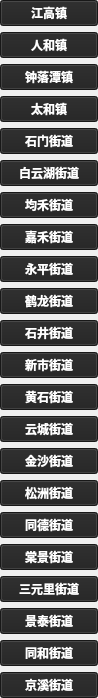
    <widget class="QWidget" name="street_BaiYun" native="true">
     <property name="geometry">
      <rect>
       <x>10</x>
       <y>89</y>
       <width>98</width>
       <height>541</height>
      </rect>
     </property>
     <layout class="QVBoxLayout" name="verticalLayout_9">
      <property name="leftMargin">
       <number>0</number>
      </property>
      <property name="topMargin">
       <number>0</number>
      </property>
      <property name="rightMargin">
       <number>0</number>
      </property>
      <property name="bottomMargin">
       <number>0</number>
      </property>
      <item>
       <widget class="QPushButton" name="by1">
        <property name="font">
         <font>
          <family>思源黑体 CN Bold</family>
          <weight>75</weight>
          <bold>true</bold>
         </font>
        </property>
        <property name="styleSheet">
         <string notr="true">background-color: rgb(33, 33, 33);
color: rgb(255, 255, 255);</string>
        </property>
        <property name="text">
         <string>江高镇</string>
        </property>
       </widget>
      </item>
      <item>
       <widget class="QPushButton" name="by2">
        <property name="font">
         <font>
          <family>思源黑体 CN Bold</family>
          <weight>75</weight>
          <bold>true</bold>
         </font>
        </property>
        <property name="styleSheet">
         <string notr="true">background-color: rgb(33, 33, 33);
color: rgb(255, 255, 255);</string>
        </property>
        <property name="text">
         <string>人和镇</string>
        </property>
       </widget>
      </item>
      <item>
       <widget class="QPushButton" name="by3">
        <property name="font">
         <font>
          <family>思源黑体 CN Bold</family>
          <weight>75</weight>
          <bold>true</bold>
         </font>
        </property>
        <property name="styleSheet">
         <string notr="true">background-color: rgb(33, 33, 33);
color: rgb(255, 255, 255);</string>
        </property>
        <property name="text">
         <string>钟落潭镇</string>
        </property>
       </widget>
      </item>
      <item>
       <widget class="QPushButton" name="by4">
        <property name="font">
         <font>
          <family>思源黑体 CN Bold</family>
          <weight>75</weight>
          <bold>true</bold>
         </font>
        </property>
        <property name="styleSheet">
         <string notr="true">background-color: rgb(33, 33, 33);
color: rgb(255, 255, 255);</string>
        </property>
        <property name="text">
         <string>太和镇</string>
        </property>
       </widget>
      </item>
      <item>
       <widget class="QPushButton" name="by5">
        <property name="font">
         <font>
          <family>思源黑体 CN Bold</family>
          <weight>75</weight>
          <bold>true</bold>
         </font>
        </property>
        <property name="styleSheet">
         <string notr="true">background-color: rgb(33, 33, 33);
color: rgb(255, 255, 255);</string>
        </property>
        <property name="text">
         <string>石门街道</string>
        </property>
       </widget>
      </item>
      <item>
       <widget class="QPushButton" name="by6">
        <property name="font">
         <font>
          <family>思源黑体 CN Bold</family>
          <weight>75</weight>
          <bold>true</bold>
         </font>
        </property>
        <property name="styleSheet">
         <string notr="true">background-color: rgb(33, 33, 33);
color: rgb(255, 255, 255);</string>
        </property>
        <property name="text">
         <string>白云湖街道</string>
        </property>
       </widget>
      </item>
      <item>
       <widget class="QPushButton" name="by7">
        <property name="font">
         <font>
          <family>思源黑体 CN Bold</family>
          <weight>75</weight>
          <bold>true</bold>
         </font>
        </property>
        <property name="styleSheet">
         <string notr="true">background-color: rgb(33, 33, 33);
color: rgb(255, 255, 255);</string>
        </property>
        <property name="text">
         <string>均禾街道</string>
        </property>
       </widget>
      </item>
      <item>
       <widget class="QPushButton" name="by8">
        <property name="font">
         <font>
          <family>思源黑体 CN Bold</family>
          <weight>75</weight>
          <bold>true</bold>
         </font>
        </property>
        <property name="styleSheet">
         <string notr="true">background-color: rgb(33, 33, 33);
color: rgb(255, 255, 255);</string>
        </property>
        <property name="text">
         <string>嘉禾街道</string>
        </property>
       </widget>
      </item>
      <item>
       <widget class="QPushButton" name="by9">
        <property name="font">
         <font>
          <family>思源黑体 CN Bold</family>
          <weight>75</weight>
          <bold>true</bold>
         </font>
        </property>
        <property name="styleSheet">
         <string notr="true">background-color: rgb(33, 33, 33);
color: rgb(255, 255, 255);</string>
        </property>
        <property name="text">
         <string>永平街道</string>
        </property>
       </widget>
      </item>
      <item>
       <widget class="QPushButton" name="by10">
        <property name="font">
         <font>
          <family>思源黑体 CN Bold</family>
          <weight>75</weight>
          <bold>true</bold>
         </font>
        </property>
        <property name="styleSheet">
         <string notr="true">background-color: rgb(33, 33, 33);
color: rgb(255, 255, 255);</string>
        </property>
        <property name="text">
         <string>鹤龙街道</string>
        </property>
       </widget>
      </item>
      <item>
       <widget class="QPushButton" name="by11">
        <property name="font">
         <font>
          <family>思源黑体 CN Bold</family>
          <weight>75</weight>
          <bold>true</bold>
         </font>
        </property>
        <property name="styleSheet">
         <string notr="true">background-color: rgb(33, 33, 33);
color: rgb(255, 255, 255);</string>
        </property>
        <property name="text">
         <string>石井街道</string>
        </property>
       </widget>
      </item>
      <item>
       <widget class="QPushButton" name="by12">
        <property name="font">
         <font>
          <family>思源黑体 CN Bold</family>
          <weight>75</weight>
          <bold>true</bold>
         </font>
        </property>
        <property name="styleSheet">
         <string notr="true">background-color: rgb(33, 33, 33);
color: rgb(255, 255, 255);</string>
        </property>
        <property name="text">
         <string>新市街道</string>
        </property>
       </widget>
      </item>
      <item>
       <widget class="QPushButton" name="by13">
        <property name="font">
         <font>
          <family>思源黑体 CN Bold</family>
          <weight>75</weight>
          <bold>true</bold>
         </font>
        </property>
        <property name="styleSheet">
         <string notr="true">background-color: rgb(33, 33, 33);
color: rgb(255, 255, 255);</string>
        </property>
        <property name="text">
         <string>黄石街道</string>
        </property>
       </widget>
      </item>
      <item>
       <widget class="QPushButton" name="by14">
        <property name="font">
         <font>
          <family>思源黑体 CN Bold</family>
          <weight>75</weight>
          <bold>true</bold>
         </font>
        </property>
        <property name="styleSheet">
         <string notr="true">background-color: rgb(33, 33, 33);
color: rgb(255, 255, 255);</string>
        </property>
        <property name="text">
         <string>云城街道</string>
        </property>
       </widget>
      </item>
      <item>
       <widget class="QPushButton" name="by15">
        <property name="font">
         <font>
          <family>思源黑体 CN Bold</family>
          <weight>75</weight>
          <bold>true</bold>
         </font>
        </property>
        <property name="styleSheet">
         <string notr="true">background-color: rgb(33, 33, 33);
color: rgb(255, 255, 255);</string>
        </property>
        <property name="text">
         <string>金沙街道</string>
        </property>
       </widget>
      </item>
      <item>
       <widget class="QPushButton" name="by16">
        <property name="font">
         <font>
          <family>思源黑体 CN Bold</family>
          <weight>75</weight>
          <bold>true</bold>
         </font>
        </property>
        <property name="styleSheet">
         <string notr="true">background-color: rgb(33, 33, 33);
color: rgb(255, 255, 255);</string>
        </property>
        <property name="text">
         <string>松洲街道</string>
        </property>
       </widget>
      </item>
      <item>
       <widget class="QPushButton" name="by17">
        <property name="font">
         <font>
          <family>思源黑体 CN Bold</family>
          <weight>75</weight>
          <bold>true</bold>
         </font>
        </property>
        <property name="styleSheet">
         <string notr="true">background-color: rgb(33, 33, 33);
color: rgb(255, 255, 255);</string>
        </property>
        <property name="text">
         <string>同德街道</string>
        </property>
       </widget>
      </item>
      <item>
       <widget class="QPushButton" name="by18">
        <property name="font">
         <font>
          <family>思源黑体 CN Bold</family>
          <weight>75</weight>
          <bold>true</bold>
         </font>
        </property>
        <property name="styleSheet">
         <string notr="true">background-color: rgb(33, 33, 33);
color: rgb(255, 255, 255);</string>
        </property>
        <property name="text">
         <string>棠景街道</string>
        </property>
       </widget>
      </item>
      <item>
       <widget class="QPushButton" name="by19">
        <property name="font">
         <font>
          <family>思源黑体 CN Bold</family>
          <weight>75</weight>
          <bold>true</bold>
         </font>
        </property>
        <property name="styleSheet">
         <string notr="true">background-color: rgb(33, 33, 33);
color: rgb(255, 255, 255);</string>
        </property>
        <property name="text">
         <string>三元里街道</string>
        </property>
       </widget>
      </item>
      <item>
       <widget class="QPushButton" name="by20">
        <property name="font">
         <font>
          <family>思源黑体 CN Bold</family>
          <weight>75</weight>
          <bold>true</bold>
         </font>
        </property>
        <property name="styleSheet">
         <string notr="true">background-color: rgb(33, 33, 33);
color: rgb(255, 255, 255);</string>
        </property>
        <property name="text">
         <string>景泰街道</string>
        </property>
       </widget>
      </item>
      <item>
       <widget class="QPushButton" name="by21">
        <property name="font">
         <font>
          <family>思源黑体 CN Bold</family>
          <weight>75</weight>
          <bold>true</bold>
         </font>
        </property>
        <property name="styleSheet">
         <string notr="true">background-color: rgb(33, 33, 33);
color: rgb(255, 255, 255);</string>
        </property>
        <property name="text">
         <string>同和街道</string>
        </property>
       </widget>
      </item>
      <item>
       <widget class="QPushButton" name="by22">
        <property name="font">
         <font>
          <family>思源黑体 CN Bold</family>
          <weight>75</weight>
          <bold>true</bold>
         </font>
        </property>
        <property name="styleSheet">
         <string notr="true">background-color: rgb(33, 33, 33);
color: rgb(255, 255, 255);</string>
        </property>
        <property name="text">
         <string>京溪街道</string>
        </property>
       </widget>
      </item>
     </layout>
    </widget>
